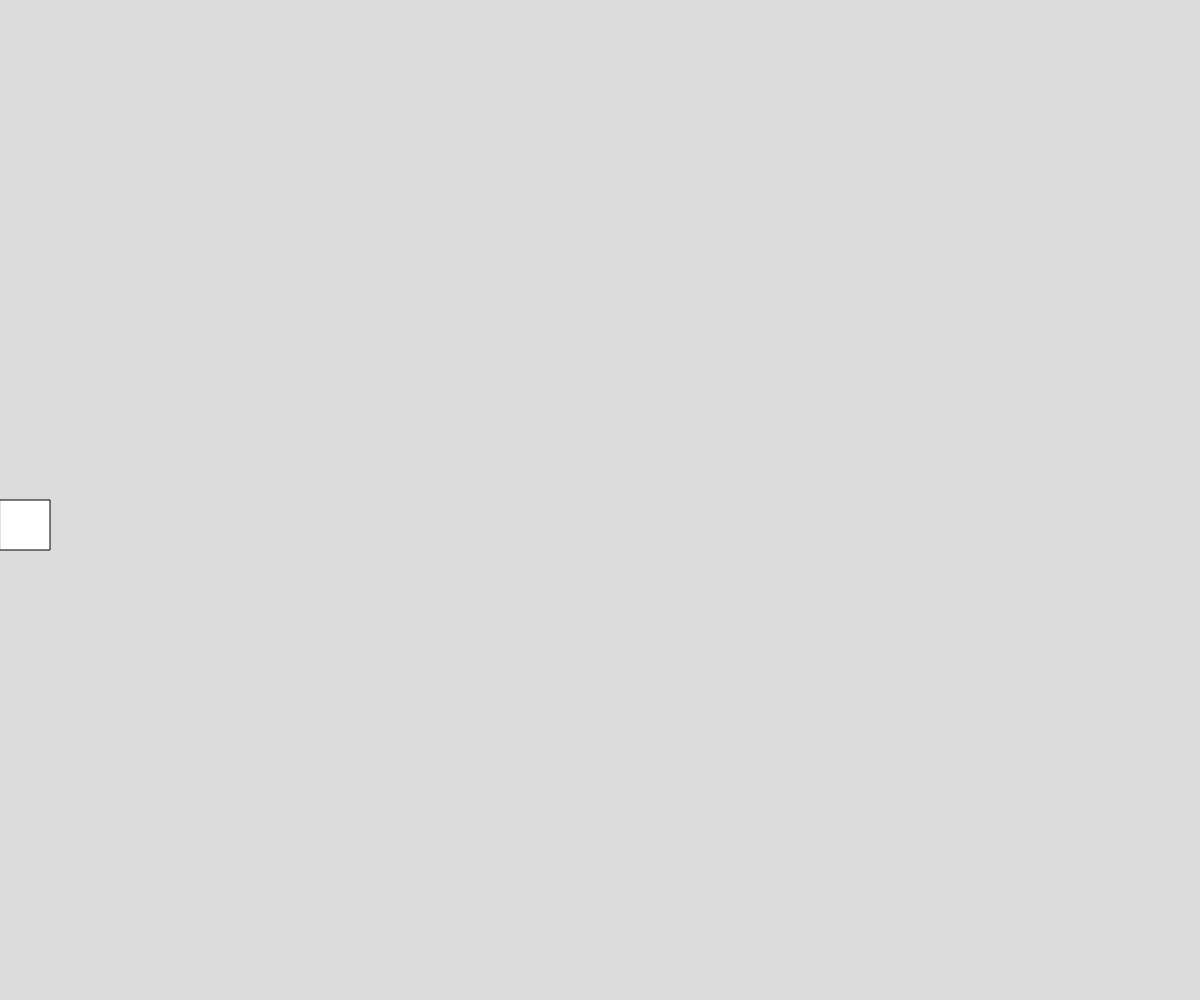
Frame 1 (no input)
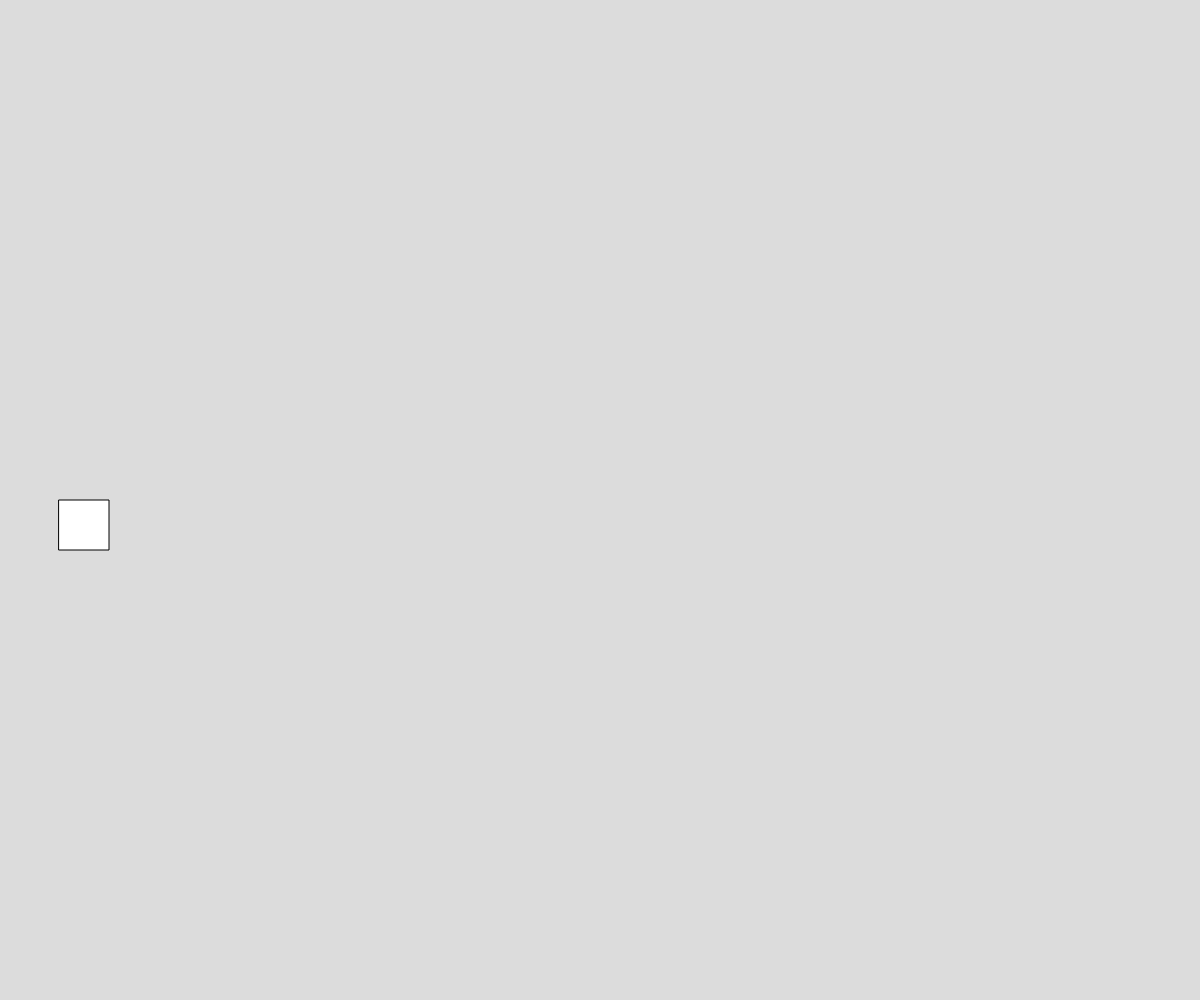
Frame 60 (no input)
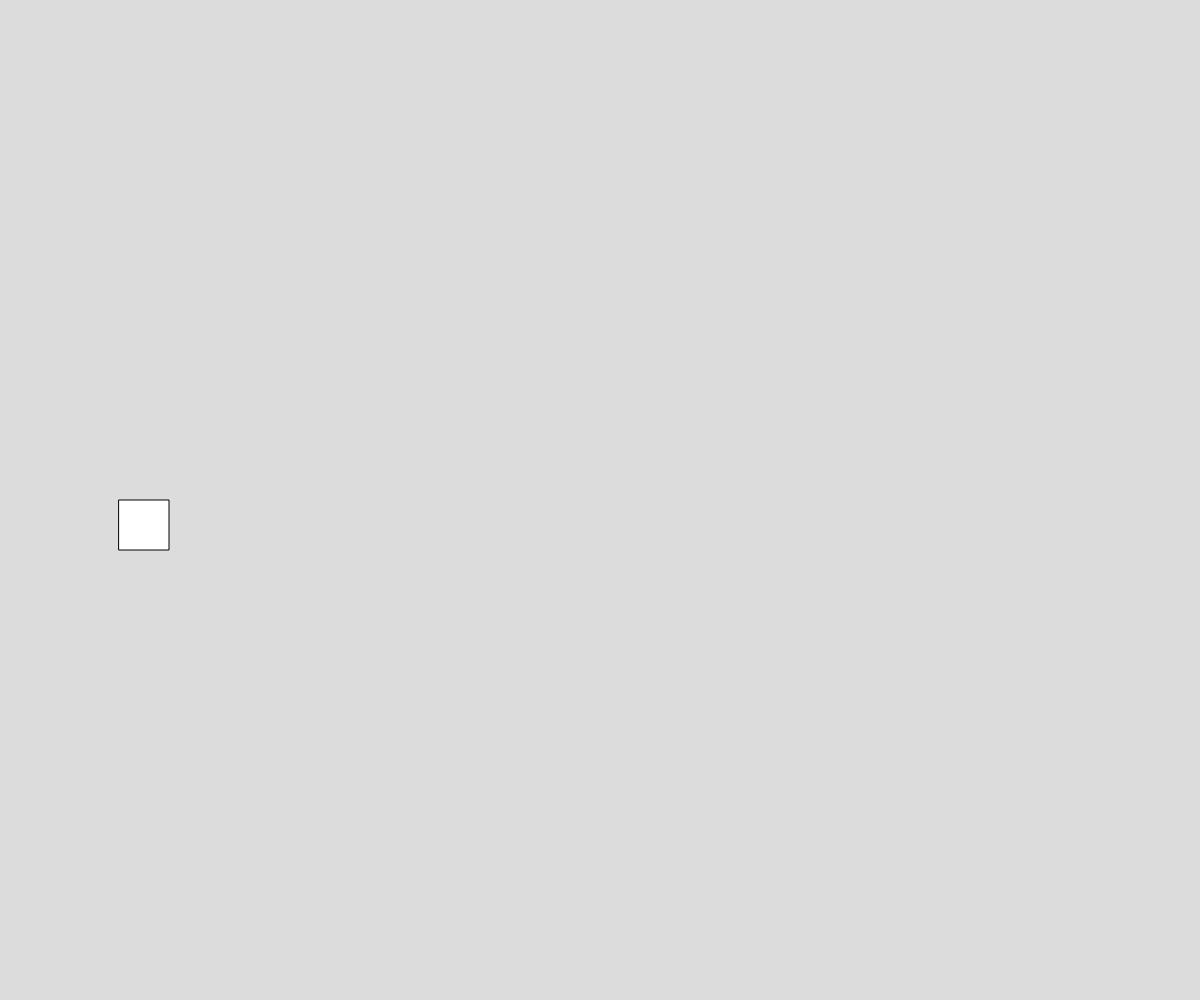
Frame 120 (the mouse pressed at the canvas centre since frame 60)

The p5.js sketch that drew these frames (run headless with seeded random() and noise() and a simulated clock; from frame 60 on, the mouse is pressed at the canvas centre):

// p5.js sketch
// ── sketch.js
let posX = 0;
//let posY = 100

function setup() {
  createCanvas(windowWidth, windowHeight);
}

function draw() {
  background(220);

  rect(posX, height/2, 50, 50)

  posX = posX + 1;

  if(posX < 350){
    
  }

  //if(posX == windowWidth-50){
  //  noLoop();
  //}

}
